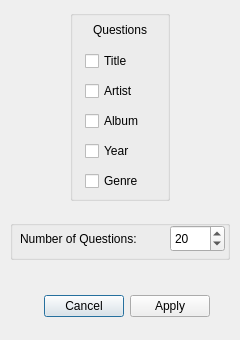
<?xml version="1.0" encoding="UTF-8"?>
<ui version="4.0">
 <class>Dialog</class>
 <widget class="QDialog" name="Dialog">
  <property name="geometry">
   <rect>
    <x>0</x>
    <y>0</y>
    <width>240</width>
    <height>340</height>
   </rect>
  </property>
  <property name="windowTitle">
   <string>Music Quiz - Configuration</string>
  </property>
  <widget class="QDialogButtonBox" name="buttonBox">
   <property name="geometry">
    <rect>
     <x>30</x>
     <y>290</y>
     <width>180</width>
     <height>32</height>
    </rect>
   </property>
   <property name="orientation">
    <enum>Qt::Horizontal</enum>
   </property>
   <property name="standardButtons">
    <set>QDialogButtonBox::Apply|QDialogButtonBox::Cancel</set>
   </property>
  </widget>
  <widget class="QGroupBox" name="group1">
   <property name="geometry">
    <rect>
     <x>70</x>
     <y>10</y>
     <width>100</width>
     <height>191</height>
    </rect>
   </property>
   <property name="title">
    <string/>
   </property>
   <widget class="QLabel" name="label1">
    <property name="geometry">
     <rect>
      <x>0</x>
      <y>5</y>
      <width>100</width>
      <height>30</height>
     </rect>
    </property>
    <property name="text">
     <string>Questions</string>
    </property>
    <property name="alignment">
     <set>Qt::AlignCenter</set>
    </property>
   </widget>
   <widget class="QCheckBox" name="check_artist">
    <property name="geometry">
     <rect>
      <x>15</x>
      <y>70</y>
      <width>92</width>
      <height>22</height>
     </rect>
    </property>
    <property name="text">
     <string>Artist</string>
    </property>
    <property name="checked">
     <bool>false</bool>
    </property>
   </widget>
   <widget class="QCheckBox" name="check_year">
    <property name="geometry">
     <rect>
      <x>15</x>
      <y>130</y>
      <width>92</width>
      <height>22</height>
     </rect>
    </property>
    <property name="text">
     <string>Year</string>
    </property>
    <property name="checked">
     <bool>false</bool>
    </property>
   </widget>
   <widget class="QCheckBox" name="check_album">
    <property name="geometry">
     <rect>
      <x>15</x>
      <y>100</y>
      <width>92</width>
      <height>22</height>
     </rect>
    </property>
    <property name="text">
     <string>Album</string>
    </property>
    <property name="checked">
     <bool>false</bool>
    </property>
   </widget>
   <widget class="QCheckBox" name="check_title">
    <property name="geometry">
     <rect>
      <x>15</x>
      <y>40</y>
      <width>92</width>
      <height>22</height>
     </rect>
    </property>
    <property name="text">
     <string>Title</string>
    </property>
    <property name="checked">
     <bool>false</bool>
    </property>
   </widget>
   <widget class="QCheckBox" name="check_genre">
    <property name="geometry">
     <rect>
      <x>15</x>
      <y>160</y>
      <width>92</width>
      <height>22</height>
     </rect>
    </property>
    <property name="text">
     <string>Genre</string>
    </property>
    <property name="checked">
     <bool>false</bool>
    </property>
   </widget>
  </widget>
  <widget class="QGroupBox" name="group2">
   <property name="geometry">
    <rect>
     <x>10</x>
     <y>220</y>
     <width>220</width>
     <height>40</height>
    </rect>
   </property>
   <property name="title">
    <string/>
   </property>
   <widget class="QLabel" name="label2">
    <property name="geometry">
     <rect>
      <x>10</x>
      <y>10</y>
      <width>141</width>
      <height>17</height>
     </rect>
    </property>
    <property name="text">
     <string>Number of Questions:</string>
    </property>
   </widget>
   <widget class="QSpinBox" name="questions">
    <property name="geometry">
     <rect>
      <x>160</x>
      <y>5</y>
      <width>55</width>
      <height>27</height>
     </rect>
    </property>
    <property name="minimum">
     <number>1</number>
    </property>
    <property name="maximum">
     <number>100</number>
    </property>
    <property name="value">
     <number>20</number>
    </property>
   </widget>
  </widget>
 </widget>
 <resources/>
 <connections>
  <connection>
   <sender>buttonBox</sender>
   <signal>accepted()</signal>
   <receiver>Dialog</receiver>
   <slot>accept()</slot>
   <hints>
    <hint type="sourcelabel">
     <x>248</x>
     <y>254</y>
    </hint>
    <hint type="destinationlabel">
     <x>157</x>
     <y>274</y>
    </hint>
   </hints>
  </connection>
  <connection>
   <sender>buttonBox</sender>
   <signal>rejected()</signal>
   <receiver>Dialog</receiver>
   <slot>reject()</slot>
   <hints>
    <hint type="sourcelabel">
     <x>316</x>
     <y>260</y>
    </hint>
    <hint type="destinationlabel">
     <x>286</x>
     <y>274</y>
    </hint>
   </hints>
  </connection>
 </connections>
</ui>
